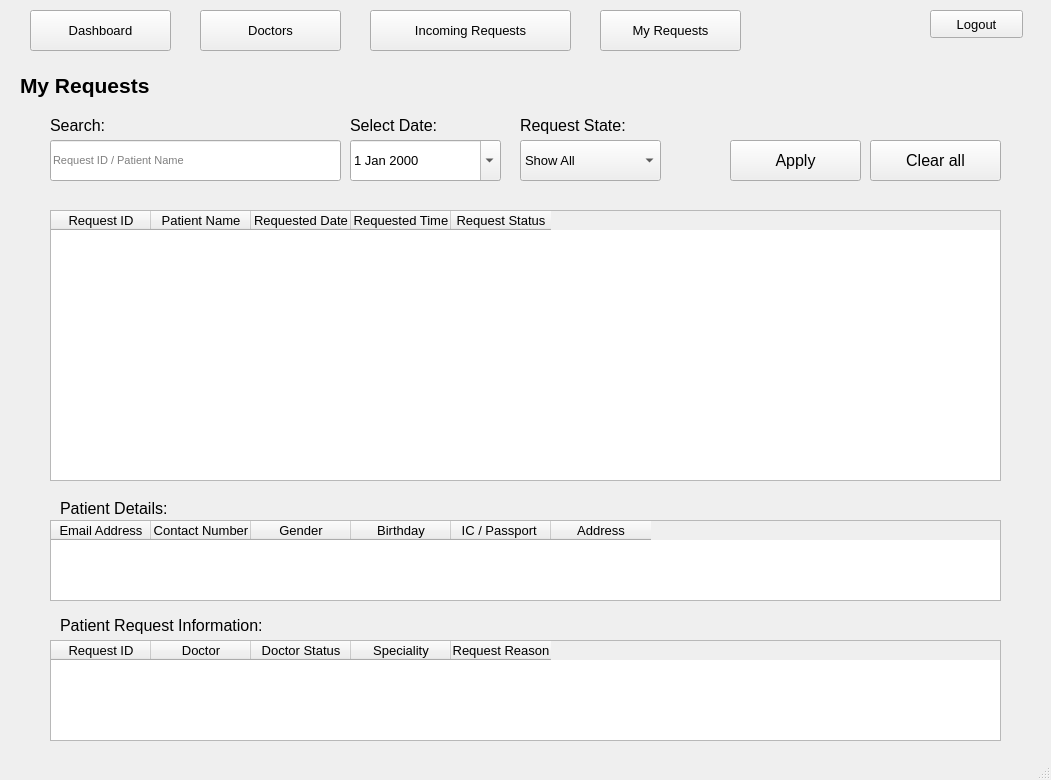
<?xml version="1.0" encoding="UTF-8"?>
<ui version="4.0">
 <class>ClinicPatients</class>
 <widget class="QMainWindow" name="ClinicPatients">
  <property name="geometry">
   <rect>
    <x>0</x>
    <y>0</y>
    <width>1051</width>
    <height>780</height>
   </rect>
  </property>
  <property name="windowTitle">
   <string>Call A Doctor - Clinic Requests Page</string>
  </property>
  <widget class="QWidget" name="centralwidget">
   <widget class="QPushButton" name="PatientsButton">
    <property name="geometry">
     <rect>
      <x>600</x>
      <y>10</y>
      <width>141</width>
      <height>41</height>
     </rect>
    </property>
    <property name="font">
     <font>
      <pointsize>10</pointsize>
     </font>
    </property>
    <property name="text">
     <string>My Requests</string>
    </property>
   </widget>
   <widget class="QPushButton" name="DashboardButton">
    <property name="geometry">
     <rect>
      <x>30</x>
      <y>10</y>
      <width>141</width>
      <height>41</height>
     </rect>
    </property>
    <property name="font">
     <font>
      <pointsize>10</pointsize>
     </font>
    </property>
    <property name="text">
     <string>Dashboard</string>
    </property>
   </widget>
   <widget class="QPushButton" name="IncomingRequestsButton">
    <property name="geometry">
     <rect>
      <x>370</x>
      <y>10</y>
      <width>201</width>
      <height>41</height>
     </rect>
    </property>
    <property name="font">
     <font>
      <pointsize>10</pointsize>
     </font>
    </property>
    <property name="text">
     <string>Incoming Requests</string>
    </property>
   </widget>
   <widget class="QPushButton" name="DoctorsButton">
    <property name="geometry">
     <rect>
      <x>200</x>
      <y>10</y>
      <width>141</width>
      <height>41</height>
     </rect>
    </property>
    <property name="font">
     <font>
      <pointsize>10</pointsize>
     </font>
    </property>
    <property name="text">
     <string>Doctors</string>
    </property>
   </widget>
   <widget class="QPushButton" name="LogoutButton">
    <property name="geometry">
     <rect>
      <x>930</x>
      <y>10</y>
      <width>93</width>
      <height>28</height>
     </rect>
    </property>
    <property name="font">
     <font>
      <pointsize>10</pointsize>
     </font>
    </property>
    <property name="text">
     <string>Logout</string>
    </property>
   </widget>
   <widget class="QDateEdit" name="ChooseDate">
    <property name="geometry">
     <rect>
      <x>350</x>
      <y>140</y>
      <width>151</width>
      <height>41</height>
     </rect>
    </property>
    <property name="font">
     <font>
      <pointsize>10</pointsize>
     </font>
    </property>
    <property name="showGroupSeparator" stdset="0">
     <bool>false</bool>
    </property>
    <property name="dateTime">
     <datetime>
      <hour>0</hour>
      <minute>0</minute>
      <second>0</second>
      <year>2000</year>
      <month>1</month>
      <day>1</day>
     </datetime>
    </property>
    <property name="calendarPopup">
     <bool>true</bool>
    </property>
   </widget>
   <widget class="QLineEdit" name="SearchPatientInput">
    <property name="geometry">
     <rect>
      <x>50</x>
      <y>140</y>
      <width>291</width>
      <height>41</height>
     </rect>
    </property>
    <property name="font">
     <font>
      <pointsize>8</pointsize>
     </font>
    </property>
    <property name="placeholderText">
     <string>Request ID / Patient Name</string>
    </property>
    <property name="clearButtonEnabled">
     <bool>true</bool>
    </property>
   </widget>
   <widget class="QPushButton" name="ApplyButton">
    <property name="geometry">
     <rect>
      <x>730</x>
      <y>140</y>
      <width>131</width>
      <height>41</height>
     </rect>
    </property>
    <property name="font">
     <font>
      <pointsize>12</pointsize>
     </font>
    </property>
    <property name="text">
     <string>Apply</string>
    </property>
   </widget>
   <widget class="QTableWidget" name="PatientTable">
    <property name="geometry">
     <rect>
      <x>50</x>
      <y>210</y>
      <width>951</width>
      <height>271</height>
     </rect>
    </property>
    <property name="font">
     <font>
      <pointsize>10</pointsize>
     </font>
    </property>
    <property name="sortingEnabled">
     <bool>true</bool>
    </property>
    <column>
     <property name="text">
      <string>Request ID</string>
     </property>
    </column>
    <column>
     <property name="text">
      <string>Patient Name</string>
     </property>
    </column>
    <column>
     <property name="text">
      <string>Requested Date</string>
     </property>
    </column>
    <column>
     <property name="text">
      <string>Requested Time</string>
     </property>
    </column>
    <column>
     <property name="text">
      <string>Request Status</string>
     </property>
    </column>
   </widget>
   <widget class="QComboBox" name="PatientRequestStatus">
    <property name="geometry">
     <rect>
      <x>520</x>
      <y>140</y>
      <width>141</width>
      <height>41</height>
     </rect>
    </property>
    <property name="font">
     <font>
      <pointsize>10</pointsize>
     </font>
    </property>
    <property name="mouseTracking">
     <bool>true</bool>
    </property>
    <property name="tabletTracking">
     <bool>false</bool>
    </property>
    <property name="contextMenuPolicy">
     <enum>Qt::NoContextMenu</enum>
    </property>
    <property name="whatsThis">
     <string/>
    </property>
    <property name="accessibleName">
     <string/>
    </property>
    <property name="accessibleDescription">
     <string/>
    </property>
    <property name="styleSheet">
     <string notr="true"/>
    </property>
    <property name="editable">
     <bool>false</bool>
    </property>
    <property name="currentText">
     <string>Show All</string>
    </property>
    <item>
     <property name="text">
      <string>Show All</string>
     </property>
    </item>
    <item>
     <property name="text">
      <string>Accepted</string>
     </property>
    </item>
    <item>
     <property name="text">
      <string>Rejected</string>
     </property>
    </item>
   </widget>
   <widget class="QLabel" name="SearchPatientNamelabel">
    <property name="geometry">
     <rect>
      <x>50</x>
      <y>110</y>
      <width>251</width>
      <height>31</height>
     </rect>
    </property>
    <property name="font">
     <font>
      <pointsize>12</pointsize>
     </font>
    </property>
    <property name="text">
     <string>Search:</string>
    </property>
   </widget>
   <widget class="QLabel" name="SelectDatelabel">
    <property name="geometry">
     <rect>
      <x>350</x>
      <y>110</y>
      <width>181</width>
      <height>31</height>
     </rect>
    </property>
    <property name="font">
     <font>
      <pointsize>12</pointsize>
     </font>
    </property>
    <property name="text">
     <string>Select Date:</string>
    </property>
   </widget>
   <widget class="QLabel" name="RequestStateLabel">
    <property name="geometry">
     <rect>
      <x>520</x>
      <y>110</y>
      <width>151</width>
      <height>31</height>
     </rect>
    </property>
    <property name="font">
     <font>
      <pointsize>12</pointsize>
     </font>
    </property>
    <property name="text">
     <string>Request State:</string>
    </property>
   </widget>
   <widget class="QPushButton" name="ClearAllButton">
    <property name="geometry">
     <rect>
      <x>870</x>
      <y>140</y>
      <width>131</width>
      <height>41</height>
     </rect>
    </property>
    <property name="font">
     <font>
      <pointsize>12</pointsize>
     </font>
    </property>
    <property name="text">
     <string>Clear all</string>
    </property>
   </widget>
   <widget class="QTableWidget" name="PatientDetailsTable">
    <property name="geometry">
     <rect>
      <x>50</x>
      <y>520</y>
      <width>951</width>
      <height>81</height>
     </rect>
    </property>
    <property name="font">
     <font>
      <pointsize>10</pointsize>
     </font>
    </property>
    <column>
     <property name="text">
      <string>Email Address</string>
     </property>
    </column>
    <column>
     <property name="text">
      <string>Contact Number</string>
     </property>
    </column>
    <column>
     <property name="text">
      <string>Gender</string>
     </property>
    </column>
    <column>
     <property name="text">
      <string>Birthday</string>
     </property>
    </column>
    <column>
     <property name="text">
      <string>IC / Passport </string>
     </property>
    </column>
    <column>
     <property name="text">
      <string>Address</string>
     </property>
    </column>
   </widget>
   <widget class="QLabel" name="PatientDetailsLabel">
    <property name="geometry">
     <rect>
      <x>60</x>
      <y>500</y>
      <width>281</width>
      <height>16</height>
     </rect>
    </property>
    <property name="font">
     <font>
      <pointsize>12</pointsize>
     </font>
    </property>
    <property name="text">
     <string>Patient Details:</string>
    </property>
   </widget>
   <widget class="QLabel" name="PatientPageLabel">
    <property name="geometry">
     <rect>
      <x>20</x>
      <y>50</y>
      <width>341</width>
      <height>71</height>
     </rect>
    </property>
    <property name="font">
     <font>
      <pointsize>16</pointsize>
      <weight>75</weight>
      <bold>true</bold>
     </font>
    </property>
    <property name="text">
     <string>My Requests</string>
    </property>
   </widget>
   <widget class="QLabel" name="RequestInfoLabel">
    <property name="geometry">
     <rect>
      <x>60</x>
      <y>610</y>
      <width>331</width>
      <height>31</height>
     </rect>
    </property>
    <property name="font">
     <font>
      <pointsize>12</pointsize>
     </font>
    </property>
    <property name="text">
     <string>Patient Request Information: </string>
    </property>
   </widget>
   <widget class="QTableWidget" name="RequestInfoTable">
    <property name="geometry">
     <rect>
      <x>50</x>
      <y>640</y>
      <width>951</width>
      <height>101</height>
     </rect>
    </property>
    <property name="font">
     <font>
      <pointsize>10</pointsize>
     </font>
    </property>
    <column>
     <property name="text">
      <string>Request ID</string>
     </property>
    </column>
    <column>
     <property name="text">
      <string>Doctor</string>
     </property>
    </column>
    <column>
     <property name="text">
      <string>Doctor Status</string>
     </property>
    </column>
    <column>
     <property name="text">
      <string>Speciality</string>
     </property>
    </column>
    <column>
     <property name="text">
      <string>Request Reason</string>
     </property>
    </column>
   </widget>
  </widget>
  <widget class="QStatusBar" name="statusbar"/>
 </widget>
 <resources/>
 <connections/>
</ui>
